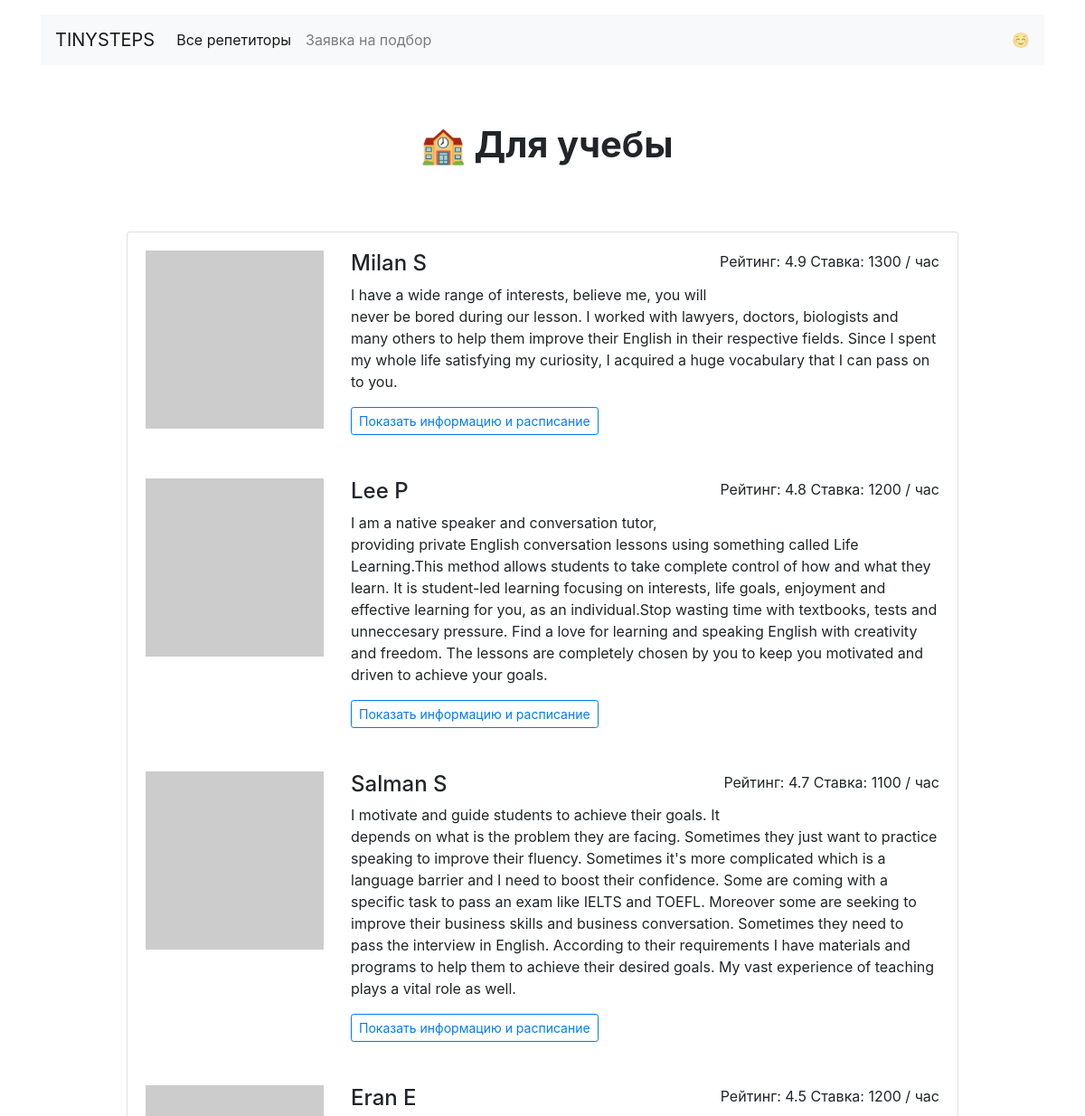
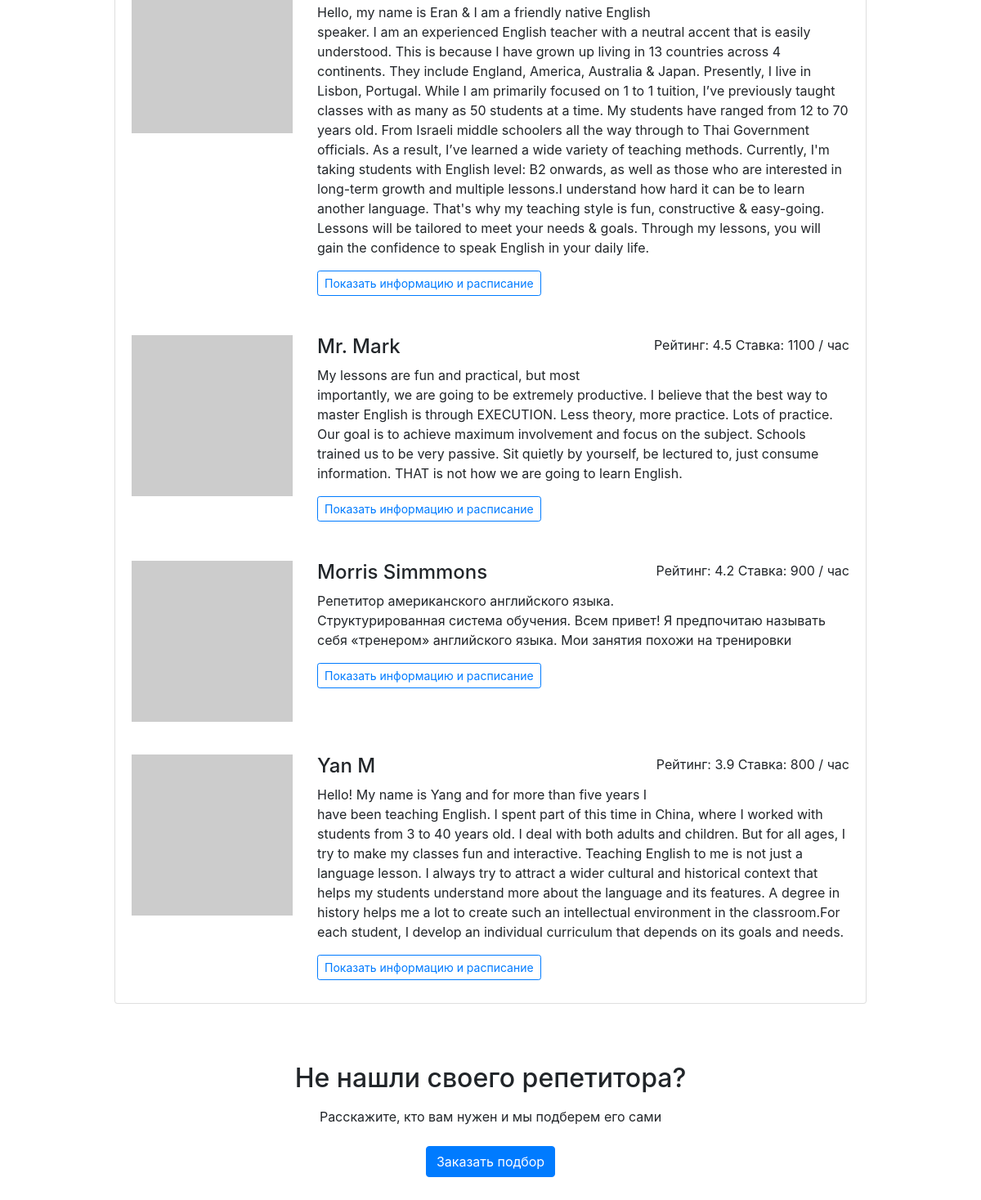
Page /goals/study/ on the committed database (2 pictures, top to bottom).
### app.py (models this page shows)
class Teacher(db.Model):
    __tablename__ = "teachers"
    id = db.Column(db.Integer, primary_key=True)
    name = db.Column(db.String, nullable=False)
    about = db.Column(db.String, nullable=False)
    rating = db.Column(db.Float, nullable=False)
    picture = db.Column(db.String, nullable=False)
    price = db.Column(db.Integer, nullable=False)
    goals = db.Column(db.Text, nullable=False)
    free_time = db.Column(db.Text, nullable=False)
    booking = db.relationship("Booking", back_populates="teacher")

### app.py (the view)
@app.route("/goals/<goal>/")
def get_goal(goal):
    teachers_list = db.session.query(Teacher).filter(Teacher.goals.contains(goal)).order_by(Teacher.rating.desc())
    return render_template("goal.html", goals=goals, teachers=teachers_list, goal=goal)

### templates/goal.html
{% extends 'base.html' %}
{% block goal %}
  <main class="container mt-3">
    <h1 class="h1 text-center w-50 mx-auto mt-1 py-5 mb-4"><strong> {{ goals[goal] }}</strong></h1>
      <div class="row">
      <div class="col-12 col-lg-10 offset-lg-1 m-auto">
        <div class="card mb-4">{% for teacher in teachers %}
          <div class="card-body">
            <div class="row">
              <div class="col-3"><img src="{{ teacher.picture }}" class="img-fluid" alt=""></div>
              <div class="col-9">
                <p class="float-right">Рейтинг: {{teacher.rating }} Ставка: {{ teacher.price }} / час</p>
                <h2 class="h4">{{ teacher.name }}</h2>
                <p>{{ teacher.about }}</p>
                <a href="/profiles/{{ teacher.id }}/" class="btn btn-outline-primary btn-sm mr-3 mb-2">Показать информацию и расписание</a>
              </div>
            </div>
          </div>{% endfor %}
        </div>
      </div>
    </div>
    <h2 class="text-center mt-5 mb-3">Не нашли своего репетитора?</h2>
    <p class="text-center mb-4">Расскажите, кто вам нужен и мы подберем его сами</p>
    <div class="text-center pb-5">
        <a href="/request/" class="btn btn-primary">Заказать подбор</a>
    </div>
  </main>
{% endblock %}

### rows in the picture
Teacher: rating "4.9", price "1300", name "Milan S", about "I have a wide range of interests, believe me, you will never be bored during our lesson. I worked with lawyers, doctors, biologists and many others to help them improve their English in their respective fields. Since I spent my whole life satisfying my curiosity, I acquired a huge vocabulary that I can pass on to you."
Teacher: rating "4.8", price "1200", name "Lee P", about "I am a native speaker and conversation tutor, providing private English conversation lessons using something called Life Learning.This method allows students to take complete control of how and what they learn. It is student-led learning focusing on interests, life goals, enjoyment and effective learning for you, as an individual.Stop wasting time with textbooks, tests and unneccesary pressure. Find a love for learning and speaking English with creativity and freedom. The lessons are completely chosen by you to keep you motivated and driven to achieve your goals."
Teacher: rating "4.7", price "1100", name "Salman S", about "I motivate and guide students to achieve their goals. It depends on what is the problem they are facing. Sometimes they just want to practice speaking to improve their fluency. Sometimes it's more complicated which is a language barrier and I need to boost their confidence. Some are coming with a specific task to pass an exam like IELTS and TOEFL. Moreover some are seeking to improve their business skills and business conversation. Sometimes they need to pass the interview in English. According to their requirements I have materials and programs to help them to achieve their desired goals. My vast experience of teaching plays a vital role as well."
Teacher: rating "4.5", price "1200", name "Eran E", about "Hello, my name is Eran & I am a friendly native English speaker. I am an experienced English teacher with a neutral accent that is easily understood. This is because I have grown up living in 13 countries across 4 continents. They include England, America, Australia & Japan. Presently, I live in Lisbon, Portugal. While I am primarily focused on 1 to 1 tuition, I’ve previously taught classes with as many as 50 students at a time. My students have ranged from 12 to 70 years old. From Israeli middle schoolers all the way through to Thai Government officials. As a result, I’ve learned a wide variety of teaching methods. Currently, I'm taking students with English level: B2 onwards, as well as…"
Teacher: rating "4.5", price "1100", name "Mr. Mark", about "My lessons are fun and practical, but most importantly, we are going to be extremely productive. I believe that the best way to master English is through EXECUTION. Less theory, more practice. Lots of practice. Our goal is to achieve maximum involvement and focus on the subject. Schools trained us to be very passive. Sit quietly by yourself, be lectured to, just consume information. THAT is not how we are going to learn English."
Teacher: rating "4.2", price "900", name "Morris Simmmons", about "Репетитор американского английского языка. Структурированная система обучения. Всем привет! Я предпочитаю называть себя «тренером» английского языка. Мои занятия похожи на тренировки"
Teacher: rating "3.9", price "800", name "Yan M", about "Hello! My name is Yang and for more than five years I have been teaching English. I spent part of this time in China, where I worked with students from 3 to 40 years old. I deal with both adults and children. But for all ages, I try to make my classes fun and interactive. Teaching English to me is not just a language lesson. I always try to attract a wider cultural and historical context that helps my students understand more about the language and its features. A degree in history helps me a lot to create such an intellectual environment in the classroom.For each student, I develop an individual curriculum that depends on its goals and needs."

### other values in the picture
{{ goals[goal] }} "🏫 Для учебы"
